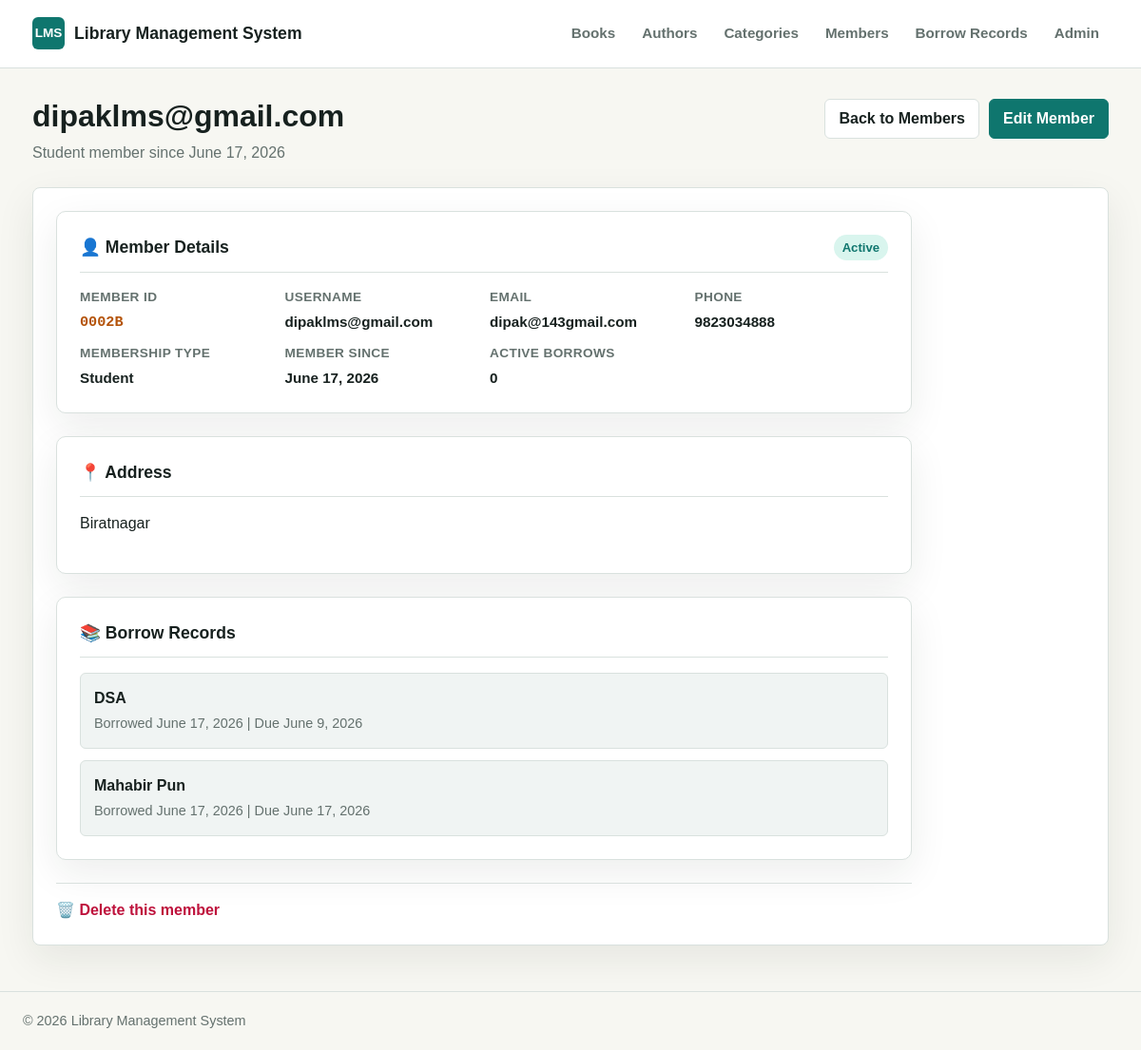
The app's page /members/2/ with its own data.
### members/models.py (models this page shows, shortened)
class Member(models.Model):
    MEMBERSHIP_CHOICES = [
        ('student', 'Student'),
        ('faculty', 'Faculty'),
        ('public',  'Public'),
    ]
    user = models.OneToOneField(
        User,
        on_delete=models.CASCADE
    )
    membership_type = models.CharField(
        max_length=20,
        choices=MEMBERSHIP_CHOICES,
        default='student'
    )
    phone            = models.CharField(max_length=15, blank=True)
    address          = models.TextField(blank=True)
    membership_date  = models.DateField(auto_now_add=True)
    is_active        = models.BooleanField(default=True)
    def active_borrows(self):
        return self.borrowrecord_set.filter(return_date__isnull=True).count()
    def get_unique_id(self):
        letters = 'ABCDEFGHIJKLMNOPQRSTUVWXYZ'
        digit_part = str(self.id).zfill(4)
        letter_index = (self.id - 1) % 26
        letter_part = letters[letter_index]
        return f"{digit_part}{letter_part}"
    class Meta:
        ordering = ['user__last_name']

### borrow_records/models.py (models this page shows, shortened)
class BorrowRecord(models.Model):
    member      = models.ForeignKey(Member, on_delete=models.CASCADE)
    book        = models.ForeignKey(Book,   on_delete=models.CASCADE)
    borrow_date = models.DateField(auto_now_add=True)
    due_date    = models.DateField()
    return_date = models.DateField(null=True, blank=True)
    fine_amount = models.DecimalField(max_digits=6, decimal_places=2, default=0.00)
    notes       = models.TextField(blank=True)
    class Meta:
        ordering = ['-borrow_date']

### books/models.py (models this page shows, shortened)
class Book(models.Model):
    STATUS_CHOICES = [
        ('available', 'Available'),
        ('borrowed',  'Borrowed'),
        ('lost',      'Lost'),
    ]
    title = models.CharField(max_length=300)
    author = models.ForeignKey(
        Author,
        on_delete=models.CASCADE,
        related_name='books'
    )
    category = models.ForeignKey(
        Category,
        on_delete=models.SET_NULL,
        null=True, blank=True,
        related_name='books'
    )
    isbn = models.CharField(max_length=13, unique=True)
    published_date = models.DateField()
    description = models.TextField(blank=True)
    total_copies = models.PositiveIntegerField(default=1)
    available_copies = models.PositiveIntegerField(default=1)
    status = models.CharField(
        max_length=20,
        choices=STATUS_CHOICES,
        default='available'
    )
    cover_image = models.ImageField(
        upload_to='covers/',
        blank=True, null=True
    )
    created_at = models.DateTimeField(auto_now_add=True)
    class Meta:
        ordering = ['title']

### members/views.py (the view)
# urls.py: path('<int:pk>/', views.member_detail, name='detail'),
def member_detail(request, pk):
    member = get_object_or_404(
        Member.objects.select_related('user'),
        pk=pk
    )
    borrow_records = member.borrowrecord_set.select_related('book').all()
    return render(
        request,
        'members/detail.html',
        {
            'member': member,
            'borrow_records': borrow_records,
        }
    )

### members/templates/members/detail.html (shortened to what this page needs)
{% extends 'base.html' %}
{% block page_title %}
    {% if member.user.get_full_name %}{{ member.user.get_full_name }}{% else %}{{ member.user.username }}{% endif %}
{% endblock %}
{% block page_subtitle %}
    <p>{{ member.get_membership_type_display }} member since {{ member.membership_date }}</p>
{% endblock %}
{% block page_actions %}
    <a class="button secondary" href="{% url 'members:list' %}">Back to Members</a>
    <a class="button" href="{% url 'members:update' member.pk %}">Edit Member</a>
{% endblock %}
{% block content %}
    <div class="member-detail-container">
        <div class="detail-card">
            <div class="card-header">
                <h2>👤 Member Details</h2>
                <span class="status-badge {% if member.is_active %}status-active{% else %}status-inactive{% endif %}">
                    {% if member.is_active %}Active{% else %}Inactive{% endif %}
                </span>
            </div>
            <div class="meta-grid">
                <div class="meta-item">
                    <span>Member ID</span>
                    <strong style="font-family: 'Courier New', monospace; color: var(--accent);">{{ member.get_unique_id }}</strong>
                </div>
                <div class="meta-item">
                    <span>Username</span>
                    <strong>{{ member.user.username }}</strong>
                </div>
                <div class="meta-item">
                    <span>Email</span>
                    <strong>{{ member.user.email|default:'Not provided' }}</strong>
                </div>
                <div class="meta-item">
                    <span>Phone</span>
                    <strong>{{ member.phone|default:'Not provided' }}</strong>
                </div>
                <div class="meta-item">
                    <span>Membership Type</span>
                    <strong>{{ member.get_membership_type_display }}</strong>
                </div>
                <div class="meta-item">
                    <span>Member Since</span>
                    <strong>{{ member.membership_date }}</strong>
                </div>
                <div class="meta-item">
                    <span>Active Borrows</span>
                    <strong>{{ member.active_borrows }}</strong>
                </div>
            </div>
        </div>
        <div class="detail-card">
            <div class="card-header">
                <h2>📍 Address</h2>
            </div>
            {% if member.address %}
                <p>{{ member.address }}</p>
            {% else %}
                <p class="muted">No address added.</p>
            {% endif %}
        </div>
        <div class="detail-card">
            <div class="card-header">
                <h2>📚 Borrow Records</h2>
            </div>
            {% if borrow_records %}
                <ul class="record-list">
                    {% for record in borrow_records %}
                        <li>
                            <div>
                                <strong>{{ record.book.title }}</strong>
                                <p class="muted">Borrowed {{ record.borrow_date }} | Due {{ record.due_date }}</p>
                            </div>
                        </li>
                    {% endfor %}
                </ul>
            {% else %}
                <p class="muted">No borrow records for this member yet.</p>
            {% endif %}
        </div>
        <div class="danger-section">
            <a class="danger-link" href="{% url 'members:delete' member.pk %}">🗑️ Delete this member</a>
        </div>
    </div>
{% endblock %}

### templates/base.html (style rules this page uses)
:root { --bg: #f7f7f2; --surface: #ffffff; --surface-muted: #f0f4f3; --text: #17211f; --muted: #64716e; --border: #d9e1de; --brand: #0f766e; --brand-dark: #115e59; --accent: #b45309; --danger: #be123c; --shadow: 0 14px 40px rgba(23, 33, 31, 0.08); }
* { box-sizing: border-box; }
body { margin: 0; min-height: 100vh; background: var(--bg); color: var(--text); font-family: Arial, Helvetica, sans-serif; line-height: 1.5; }
a { color: inherit; text-decoration: none; }
.page-heading p { color: var(--muted); margin: 8px 0 0; max-width: 700px; }
.button { align-items: center; background: var(--brand); border: 1px solid var(--brand); border-radius: 6px; color: #ffffff; cursor: pointer; display: inline-flex; font: inherit; font-weight: 700; justify-content: center; min-height: 40px; padding: 8px 14px; }
.button.secondary { background: var(--surface); border-color: var(--border); color: var(--text); }

### members/templates/members/detail.html (style rules this page uses)
.member-detail-container { display: grid; gap: 24px; max-width: 900px; }
.detail-card { background: var(--surface); border: 1px solid var(--border); border-radius: 10px; box-shadow: var(--shadow); padding: 24px; }
.card-header { display: flex; align-items: center; gap: 12px; margin-bottom: 16px; padding-bottom: 12px; border-bottom: 1px solid var(--border); }
.card-header h2 { font-size: 1.1rem; margin: 0; flex: 1; }
.meta-grid { display: grid; gap: 12px; grid-template-columns: repeat(auto-fit, minmax(200px, 1fr)); }
.meta-item { display: grid; gap: 4px; }
.meta-item span { color: var(--muted); font-size: 0.85rem; font-weight: 700; text-transform: uppercase; letter-spacing: 0.4px; }
.meta-item strong { color: var(--text); font-size: 0.95rem; }
.status-badge { display: inline-block; padding: 4px 9px; border-radius: 999px; font-size: 0.82rem; font-weight: 700; }
.status-active { background: #d9f5ee; color: #0f766e; }
.record-list { display: grid; gap: 12px; list-style: none; margin: 0; padding: 0; }
.record-list li { background: var(--surface-muted); border: 1px solid var(--border); border-radius: 6px; padding: 14px; display: flex; justify-content: space-between; align-items: flex-start; }
.record-list li strong { display: block; margin-bottom: 4px; }
.muted { color: var(--muted); margin: 0; font-size: 0.9rem; }
.danger-section { padding-top: 16px; border-top: 1px solid var(--border); }
.danger-link { color: var(--danger); font-weight: 700; text-decoration: none; }

### records on screen
Member: user.username "dipaklms@gmail.com", membership_type "Student", membership_date "June 17, 2026", get_unique_id "0002B", user.email "dipak@143gmail.com", phone "9823034888", active_borrows "0", address "Biratnagar"
BorrowRecord: book "DSA", borrow_date "June 17, 2026", due_date "June 9, 2026"
BorrowRecord: book "Mahabir Pun", borrow_date "June 17, 2026", due_date "June 17, 2026"
